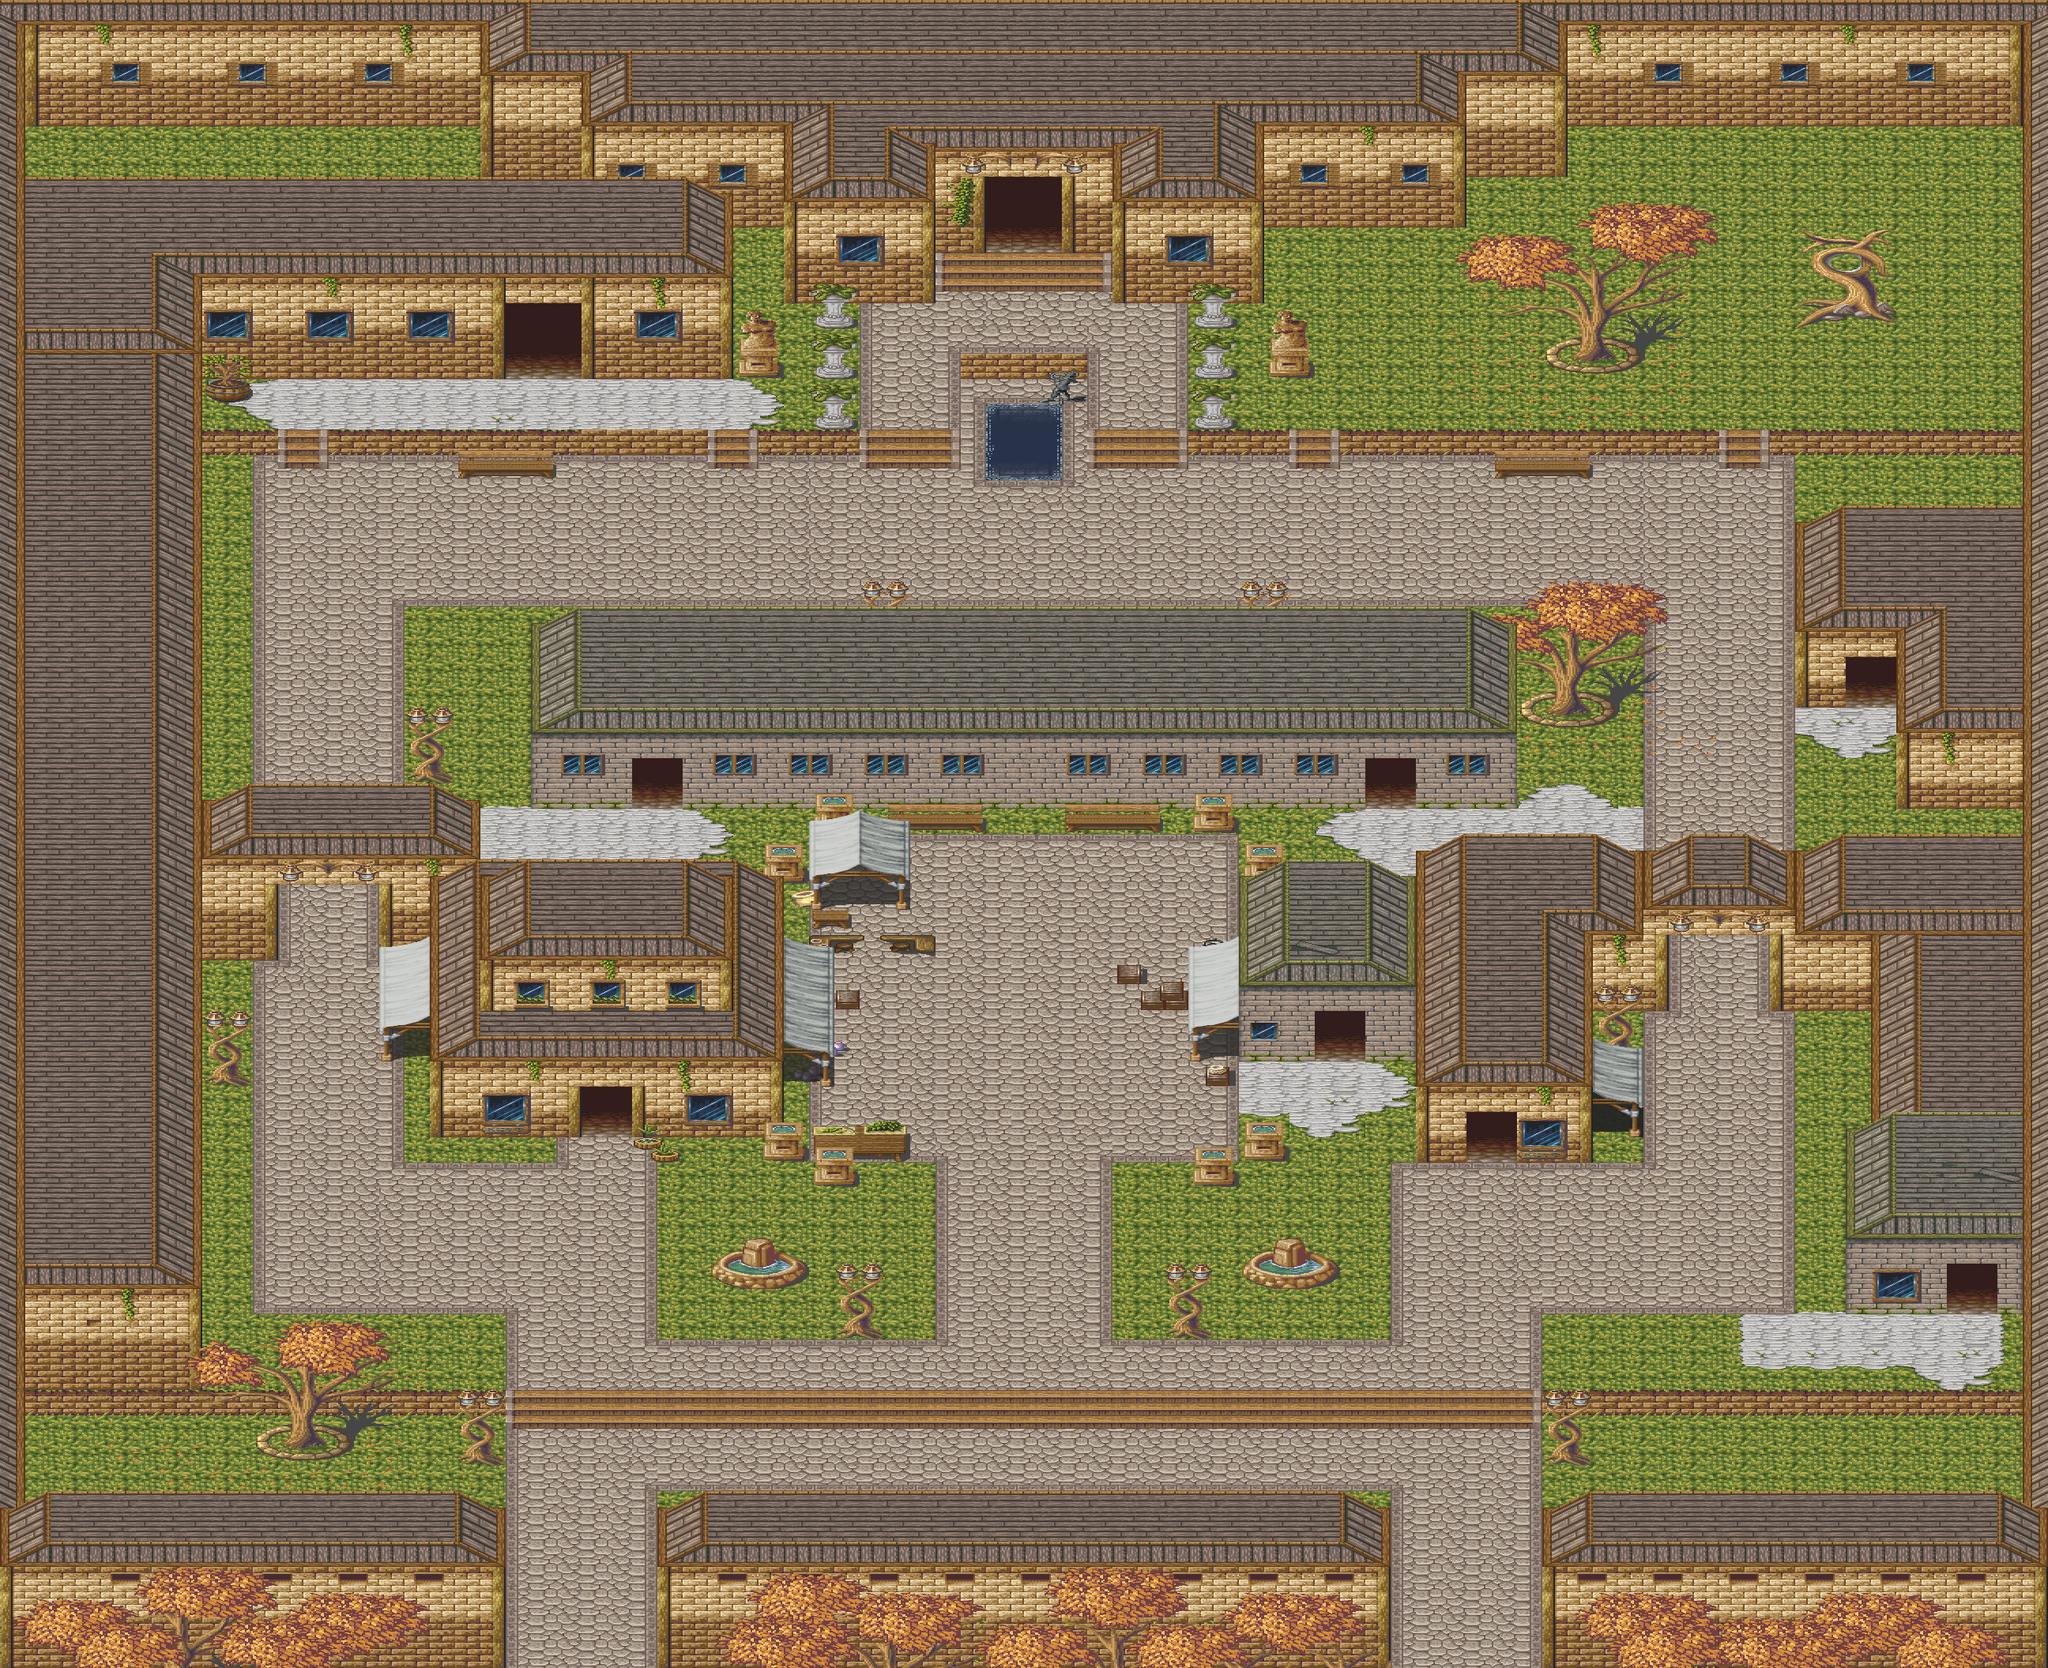

This is a level from a 2D game, rendered from its Tiled map with the project's own tilesets. A one-line summary and the map file follow, with tile-layer data summarised:
An orthogonal 81x66 tile map with 32x32 px tiles, 5 tile layers (Background, Foreground, Foreground2, Top, ...), 2 tilesets and 139 objects (5x Up_Up, 4x LineY, 3x Random, 3x FaceRight, 3x FaceDown, ...).

<map version="1.0" orientation="orthogonal" renderorder="right-down" width="81" height="66" tilewidth="32" tileheight="32" nextobjectid="158">
 <tileset firstgid="1" name="fat_magecity_0" tilewidth="32" tileheight="32" tilecount="720">
  <image source="../images/tileset/fat_magecity_0.png" width="512" height="1450" />
 </tileset>
 <tileset firstgid="721" name="store_tents" tilewidth="32" tileheight="32" tilecount="40">
  <image source="../images/tileset/store_tents.png" width="320" height="128" />
 </tileset>
 <layer name="Background" width="81" height="66">
  <data>[5346 cells, 5346 non-empty, 77 distinct tile ids]</data>
 </layer>
 <layer name="Foreground" width="81" height="66">
  <data>[5346 cells, 2182 non-empty, 220 distinct tile ids]</data>
 </layer>
 <layer name="Foreground2" width="81" height="66">
  <data>[5346 cells, 509 non-empty, 117 distinct tile ids]</data>
 </layer>
 <layer name="Top" width="81" height="66">
  <data>[5346 cells, 727 non-empty, 123 distinct tile ids]</data>
 </layer>
 <layer name="Top2" width="81" height="66">
  <data>[5346 cells, 232 non-empty, 57 distinct tile ids]</data>
 </layer>
 <objectgroup name="Collision">
  <object id="1" x="1950" y="382" width="132" height="94" />
  <object id="2" x="2272" y="317" width="128" height="101" />
  <object id="3" x="1598" y="414" width="64" height="64" />
  <object id="4" x="1502" y="384" width="64" height="160" />
  <object id="5" x="1406" y="268" width="192" height="118" />
  <object id="6" x="1598" y="213" width="256" height="77" />
  <object id="7" x="1853" y="138" width="129" height="86" />
  <object id="8" x="1983" y="96" width="578" height="64" />
  <object id="9" x="2554" y="97" width="21" height="1880" />
  <object id="11" x="1502" y="544" width="128" height="34" />
  <object id="12" x="960" y="544" width="128" height="34" />
  <object id="13" x="737" y="415" width="254" height="64" />
  <object id="14" x="1024" y="383" width="64" height="160" />
  <object id="15" x="992" y="265" width="192" height="118" />
  <object id="16" x="736" y="213" width="256" height="77" />
  <object id="17" x="606" y="138" width="129" height="86" />
  <object id="18" x="30" y="99" width="578" height="64" />
  <object id="20" x="11" y="119" width="26" height="1880" />
  <object id="21" x="253" y="478" width="68" height="32" />
  <object id="22" x="251" y="288" width="388" height="192" />
  <object id="23" x="638" y="287" width="288" height="97" />
  <object id="24" x="905" y="385" width="21" height="31" />
  <object id="25" x="1696" y="544" width="478" height="34" />
  <object id="26" x="1889" y="579" width="128" height="28" />
  <object id="27" x="2238" y="544" width="318" height="34" />
  <object id="29" x="37" y="286" width="220" height="1508" />
  <object id="30" x="256" y="1088" width="96" height="128" />
  <object id="31" x="480" y="1088" width="416" height="256" />
  <object id="33" x="543" y="1151" width="193" height="290" />
  <object id="35" x="800" y="1152" width="191" height="289" />
  <object id="36" x="989" y="1186" width="67" height="192" />
  <object id="38" x="959" y="1065" width="63" height="54" />
  <object id="39" x="1020" y="1007" width="135" height="146" />
  <object id="40" x="1022" y="1152" width="60" height="59" />
  <object id="41" x="1054" y="1182" width="131" height="28" />
  <object id="42" x="1055" y="1252" width="34" height="27" />
  <object id="43" x="1411" y="1220" width="36" height="28" />
  <object id="44" x="1441" y="1240" width="66" height="41" />
  <object id="45" x="1524" y="1348" width="33" height="28" />
  <object id="47" x="1504" y="1183" width="65" height="161" />
  <object id="48" x="1567" y="1150" width="98" height="195" />
  <object id="49" x="1121" y="1016" width="126" height="40" />
  <object id="50" x="1344" y="1014" width="128" height="42" />
  <object id="51" x="1506" y="1002" width="60" height="52" />
  <object id="52" x="1570" y="1066" width="61" height="53" />
  <object id="53" x="1000" y="1123" width="33" height="28" />
  <object id="54" x="964" y="1417" width="55" height="54" />
  <object id="55" x="1026" y="1451" width="58" height="52" />
  <object id="56" x="1024" y="1419" width="125" height="54" />
  <object id="57" x="1503" y="1449" width="65" height="55" />
  <object id="58" x="1566" y="1416" width="69" height="56" />
  <object id="59" x="1728" y="1152" width="73" height="194" />
  <object id="60" x="1567" y="1150" width="236" height="36" />
  <object id="61" x="1792" y="1119" width="66" height="354" />
  <object id="63" x="1920" y="1119" width="96" height="354" />
  <object id="64" x="1793" y="1118" width="288" height="66" />
  <object id="65" x="2013" y="1180" width="100" height="102" />
  <object id="66" x="2240" y="1179" width="132" height="103" />
  <object id="67" x="2271" y="1118" width="284" height="61" />
  <object id="68" x="2366" y="1178" width="98" height="293" />
  <object id="69" x="2014" y="1282" width="68" height="161" />
  <object id="70" x="2335" y="1471" width="129" height="193" />
  <object id="72" x="1950" y="1759" width="605" height="33" />
  <object id="73" x="1951" y="1792" width="67" height="64" />
  <object id="74" x="257" y="1760" width="384" height="35" />
  <object id="75" x="574" y="1794" width="67" height="62" />
  <object id="76" x="318" y="1795" width="131" height="61" />
  <object id="77" x="2" y="1951" width="638" height="163" />
  <object id="78" x="832" y="1951" width="927" height="168" />
  <object id="79" x="1952" y="1951" width="623" height="164" />
  <object id="81" x="1568" y="1567" width="129" height="64" />
  <object id="82" x="1474" y="1631" width="62" height="65" />
  <object id="83" x="896" y="1568" width="129" height="65" />
  <object id="84" x="1055" y="1631" width="66" height="65" />
  <object id="85" x="672" y="956" width="128" height="67" />
  <object id="86" x="864" y="955" width="863" height="69" />
  <object id="87" x="1792" y="954" width="128" height="70" />
  <object id="89" x="672" y="830" width="1248" height="124" />
  <object id="90" x="1920" y="830" width="126" height="98" />
  <object id="91" x="2270" y="703" width="66" height="194" />
  <object id="92" x="2399" y="703" width="160" height="322" />
  <object id="93" x="2335" y="703" width="63" height="128" />
  <object id="94" x="2528" y="1472" width="41" height="192" />
  <object id="95" x="257" y="1312" width="63" height="64" />
  <object id="96" x="511" y="926" width="66" height="66" />
  <object id="97" x="256" y="544" width="97" height="34" />
  <object id="98" x="414" y="544" width="482" height="34" />
  <object id="99" x="576" y="578" width="128" height="30" />
  <object id="100" x="1247" y="509" width="98" height="101" />
  <object id="101" x="1214" y="446" width="161" height="35" />
  <object id="102" x="1323" y="470" width="40" height="39" />
  <object id="103" x="1180" y="185" width="67" height="135" />
  <object id="104" x="1345" y="185" width="63" height="135" />
  <object id="105" x="802" y="1440" width="60" height="32" />
  <object id="106" x="1214" y="446" width="1" height="146" />
  <object id="107" x="1373" y="446" width="1" height="146" />
  <object id="108" x="1088" y="767" width="64" height="63" />
  </objectgroup>
 <objectgroup name="Connection_testmap2">
  <!-- 1 objects omitted --></objectgroup>
 <objectgroup name="Connection_town1">
  <!-- 1 objects omitted --></objectgroup>
 <objectgroup name="Connection_MageCityInn">
  <!-- 1 objects omitted --></objectgroup>
 <objectgroup name="Connection_ItemShopMageCity">
  <!-- 1 objects omitted --></objectgroup>
 <objectgroup name="Connection_MageCityBarracks">
  <!-- 2 objects omitted --></objectgroup>
 <objectgroup name="Connection_WizardAcademy">
  <!-- 1 objects omitted --></objectgroup>
 <objectgroup name="CharacterSpawn">
  <!-- 17 objects omitted --></objectgroup>
 <objectgroup name="CharacterPaths">
  <!-- 17 objects omitted --></objectgroup>
</map>
<!-- 42 of 139 objects omitted -->
